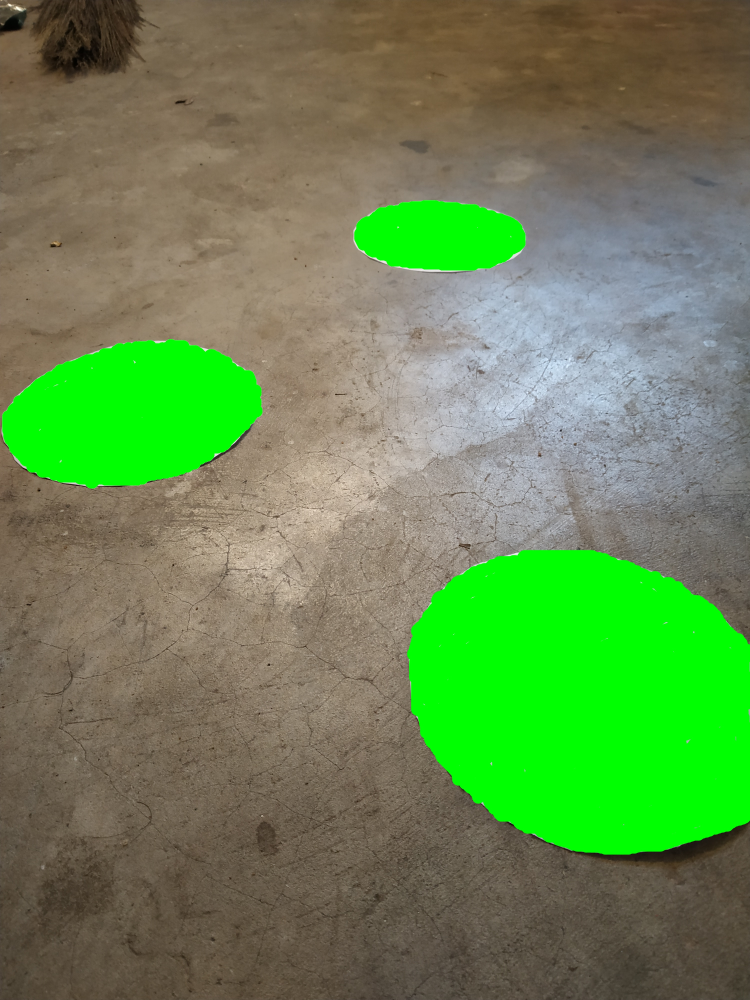
//> input picture img1.jpg, 3000 x 4000 px, given in place of the camera (shown at 1/4 size)
$ ./round2   (built with g++ and OpenCV 4)
//> lines starting //> are read from the running program, lines starting //| are printed output that depends on the picture; after the words box and inside, x2 and y2 are one past the last pixel; in counts of white or black regions, pixels touching at a corner belong together
#include "opencv2/highgui/highgui.hpp"
#include "opencv2/core/core.hpp"
#include "opencv2/imgproc/imgproc.hpp"
#include<iostream>
#include<algorithm>
#include<cmath>
using namespace std;
using namespace cv;
#include "opencv2/calib3d/calib3d.hpp"


vector <int> storedNumber ;

char follow_circle = 'G';        /// --------INITIALLY follow Green circle

bool is_barcode(Mat img);

// [4 lines left out: function dist, not called in this run]
int BarCode(Mat img);

Point2f getCoorForBarcode(Mat img);

int main() {

	VideoCapture cap(0);
	if(!cap.isOpened())
		return -1;


	int i,j,Green_hmin = 55, Green_smin =0, Green_vmin = 0, Green_hmax=65, Green_smax=255, Green_vmax=255;
	int Red_hmin = 55, Red_smin =0,Red_vmin = 0, Red_hmax = 0, Red_smax=255, Red_vmax=255;
	int Blue_hmin = 90, Blue_smin =0, Blue_vmin = 0, Blue_hmax=65, Blue_smax=255, Blue_vmax=255;

	namedWindow("original",WINDOW_NORMAL);
	namedWindow("hsv",WINDOW_NORMAL);
	//namedWindow("after_canny",WINDOW_NORMAL);
	// namedWindow("after_canny",WINDOW_NORMAL);
	namedWindow("final_output",WINDOW_NORMAL);


	for(int u=0; u<1; u++) {
		Mat img;
		cap>>img;
//> img is the input picture: 4000 rows x 3000 cols, CV_8UC3; mean B, G, R 82.6, 136.5, 103.8
		img = imread("barcode_circle2.jpg",1);
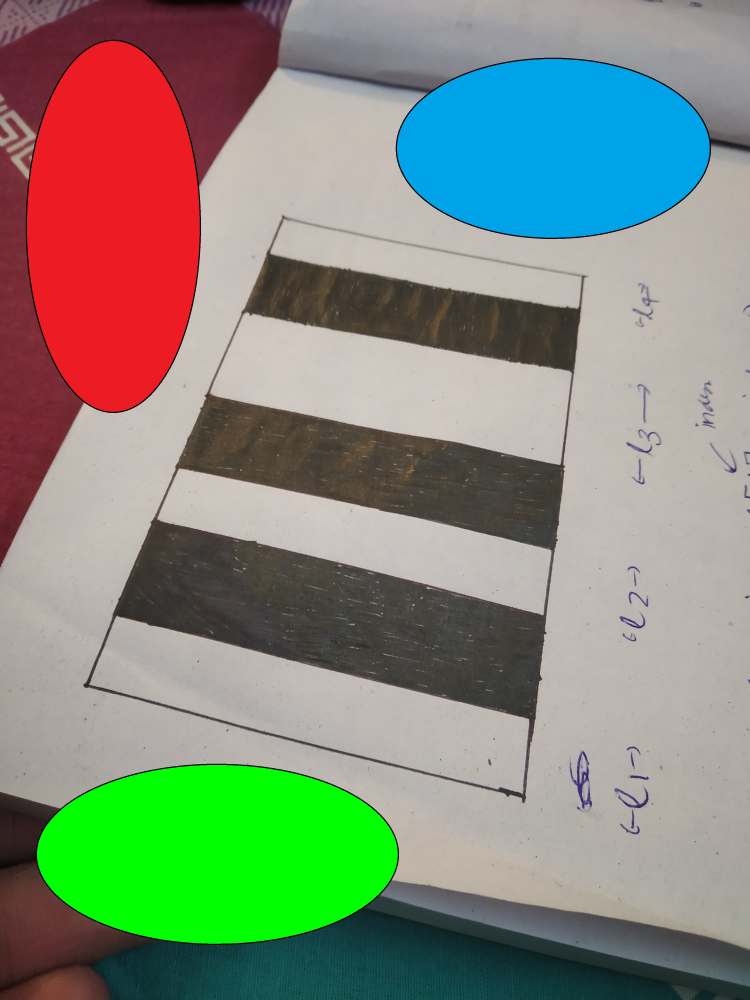
//> input picture Test images/barcode_circle2.jpg, 3000 x 4000 px (shown at 1/4 size)
//> img is the input picture: 4000 rows x 3000 cols, CV_8UC3; mean B, G, R 124, 139.3, 132.5

		Mat blueThresh = img.clone();
		Mat greenThresh = img.clone();
		Mat redThresh = img.clone();


		// Detects each color
		cvtColor(blueThresh, blueThresh ,CV_BGR2HSV);
		cvtColor(greenThresh, greenThresh ,CV_BGR2HSV);
		cvtColor(redThresh, redThresh ,CV_BGR2HSV);


		// Thresholding for each circle
		inRange(blueThresh, Scalar(Blue_hmin, Blue_smin, Blue_vmin), Scalar(Blue_hmax, Blue_smax, Blue_vmax), blueThresh);
		inRange(greenThresh, Scalar(Green_hmin, Green_smin, Green_vmin), Scalar(Green_hmax, Green_smax, Green_vmax), greenThresh);
		inRange(redThresh, Scalar(Red_hmin, Red_smin, Red_vmin), Scalar(Red_hmax, Red_smax, Red_vmax), redThresh);


		// Eroding and Dilating the images
		for(int i=0; i<3; i++) {
  			erode(blueThresh, blueThresh, getStructuringElement(MORPH_ELLIPSE, Size(5, 5)));
  			erode(greenThresh, greenThresh, getStructuringElement(MORPH_ELLIPSE, Size(5, 5)));
  			erode(redThresh, redThresh, getStructuringElement(MORPH_ELLIPSE, Size(5, 5)));

		}
  		for(int i=0; i<5; i++) {
  			dilate(blueThresh, blueThresh, getStructuringElement(MORPH_ELLIPSE, Size(5, 5)));
  			dilate(greenThresh, greenThresh, getStructuringElement(MORPH_ELLIPSE, Size(5, 5)));
  			dilate(redThresh, redThresh, getStructuringElement(MORPH_ELLIPSE, Size(5, 5)));

  		}
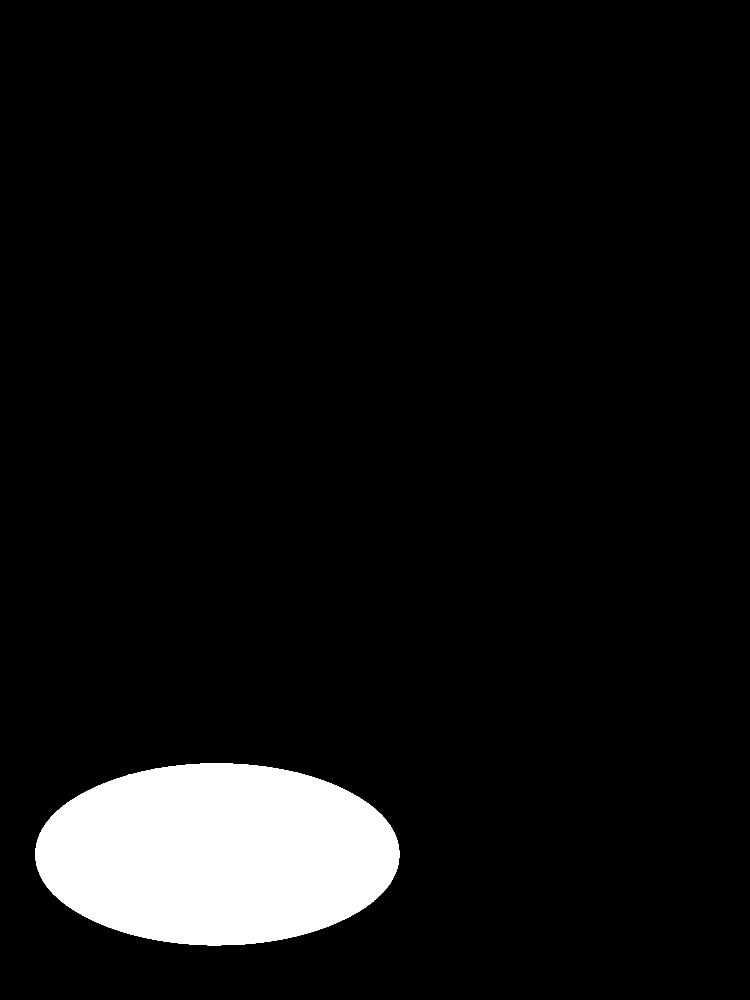
//> greenThresh: 4000 rows x 3000 cols, CV_8UC1 (shown at 1/4 size); 6.9% white; 1 white region, box (x1, y1, x2, y2) and area: (143, 3054, 1597, 3782) 830282


  		// Applying Gaussian Blur and Thresholding to image
  		for(int i = 0 ;i < 1; i++) {
  			erode(blueThresh, blueThresh, getStructuringElement(MORPH_ELLIPSE, Size(9, 9)));
  			erode(greenThresh, greenThresh, getStructuringElement(MORPH_ELLIPSE, Size(9, 9)));
  			erode(redThresh, redThresh, getStructuringElement(MORPH_ELLIPSE, Size(9, 9)));

  			GaussianBlur(blueThresh, blueThresh, Size( 7, 7 ), 3, 3 );
  			GaussianBlur(greenThresh, greenThresh, Size( 7, 7 ), 3, 3 );
  			GaussianBlur(redThresh, redThresh, Size( 7, 7 ), 3, 3 );

			threshold(blueThresh, blueThresh, 230, 255, THRESH_BINARY);
			threshold(greenThresh, greenThresh, 230, 255, THRESH_BINARY);
			threshold(redThresh, redThresh, 230, 255, THRESH_BINARY);
  		}


  		// Turning boundary pixels to black

  		for(int i=0; i<img.cols; i++) {
  			for(int k = 0; k < 8; k++) {
  				blueThresh.at<uchar>(k, i) = 0;
  				greenThresh.at<uchar>(k, i) = 0;
  				redThresh.at<uchar>(k, i) = 0;
  			}
  		}
  		for(int i=0; i<img.cols; i++) {
  			for(int k = 1; k < 8 ;k++){
  				blueThresh.at<uchar>(img.rows-k, i) = 0;
  				greenThresh.at<uchar>(img.rows-k, i) = 0;
  				redThresh.at<uchar>(img.rows-k, i) = 0;
  			}
  		}
  		for(int i=0; i<img.rows; i++) {
  			for(int k = 0 ;k <8; k++ ){
  				blueThresh.at<uchar>(i, k) = 0;
  				greenThresh.at<uchar>(i, k) = 0;
  				redThresh.at<uchar>(i, k) = 0;
  			}
		}
  		for(int i=0; i<img.rows; i++) {
  			for(int k = 1; k < 8 ;k++) {
  				blueThresh.at<uchar>(i, img.cols-k) = 0;
  				greenThresh.at<uchar>(i, img.cols-k) = 0;
  				redThresh.at<uchar>(i, img.cols-k) = 0;
  			}
  		}


  		for(int i = 0 ;i < 1; i++) {
  			erode(blueThresh, blueThresh, getStructuringElement(MORPH_ELLIPSE, Size(9, 9)));
  			erode(greenThresh, greenThresh, getStructuringElement(MORPH_ELLIPSE, Size(9, 9)));
  			erode(redThresh, redThresh, getStructuringElement(MORPH_ELLIPSE, Size(9, 9)));

  			GaussianBlur(blueThresh, blueThresh, Size( 7, 7 ), 3, 3 );
  			GaussianBlur(greenThresh, greenThresh, Size( 7, 7 ), 3, 3 );
  			GaussianBlur(redThresh, redThresh, Size( 7, 7 ), 3, 3 );

			threshold(blueThresh, blueThresh, 230, 255, THRESH_BINARY);
			threshold(greenThresh, greenThresh, 230, 255, THRESH_BINARY);
			threshold(redThresh, redThresh, 230, 255, THRESH_BINARY);
  		}

  		//Applying canny filter
		Canny(blueThresh, blueThresh,50,100,3);
		Canny(greenThresh, greenThresh,50,100,3);
		Canny(redThresh, redThresh,50,100,3);


		// Finding contour for Blue Circles

		vector <vector<Point>> contoursBlue;
		vector < Vec4i > hierarchyBlue;
		findContours(blueThresh, contoursBlue, hierarchyBlue , CV_RETR_EXTERNAL, CV_CHAIN_APPROX_SIMPLE, Point(0,0));
//> contoursBlue = 0 contours

		// Finding contour for Green Circles

		vector <vector<Point>> contoursGreen;
		vector < Vec4i > hierarchyGreen;
		findContours(greenThresh, contoursGreen, hierarchyGreen , CV_RETR_EXTERNAL, CV_CHAIN_APPROX_SIMPLE, Point(0,0));
//> contoursGreen = 1 contour; box (x1, y1, x2, y2) and area: (156, 3067, 1583, 3768) 784046

		// Finding contour for Red Circles

		vector <vector<Point>> contoursRed;
		vector < Vec4i > hierarchyRed;
		findContours(redThresh, contoursRed, hierarchyRed , CV_RETR_EXTERNAL, CV_CHAIN_APPROX_SIMPLE, Point(0,0));
//> contoursRed = 0 contours


		//Drawing Contours for each colour
		drawContours(blueThresh, contoursBlue, -1, Scalar(232,112,114), 2, 8 );
		drawContours(greenThresh, contoursGreen, -1, Scalar(232,112,114), 2, 8 );
		drawContours(redThresh, contoursRed, -1, Scalar(232,112,114), 2, 8 );


		// Removing element having area less than Area;

		float minContArea = (img.rows*img.cols)/1200;

		for(auto i=contoursBlue.begin(); i!= contoursBlue.end(); i++) {
			cout<<"contourArea(*i) = "<<contourArea(*i)<<endl;
			if(contourArea(*i) < minContArea) {
				contoursBlue.erase(i);
			}
		}
//> this loop made 0 passes

		for(auto i=contoursGreen.begin(); i!= contoursGreen.end(); i++) {
			cout<<"contourArea(*i) = "<<contourArea(*i)<<endl;
			if(contourArea(*i) < minContArea) {
				contoursGreen.erase(i);
			}
		}
//> this loop made 1 pass
//| contourArea(*i) = 784046

		for(auto i=contoursRed.begin(); i!= contoursRed.end(); i++) {
			cout<<"contourArea(*i) = "<<contourArea(*i)<<endl;
			if(contourArea(*i) < minContArea) {
				contoursRed.erase(i);
			}
		}

		// Calculating Moments    X and Y coordinates ----////////////////////////////////////////////////

		vector<Moments> muBlue(contoursBlue.size());
//> muBlue = 0 items
		vector<Moments> muGreen(contoursGreen.size());
//> muGreen = 1 item
		vector<Moments> muRed(contoursRed.size());
//> muRed = 0 items

		for(int i=0; i< contoursBlue.size(); i++) {

				muBlue[i] = moments(contoursBlue[i]);
				// Y_coor = (int)mu[i].m10 / mu[i].m00;
				// X_coor = (int)mu[i].m01 / mu[i].m00;
				// Area = contourArea(contours[i]);
		}


		for(int i=0; i< contoursGreen.size(); i++) {

				muGreen[i] = moments(contoursGreen[i]);
				// Y_coor = (int)mu[i].m10 / mu[i].m00;
				// X_coor = (int)mu[i].m01 / mu[i].m00;
				// Area = contourArea(contours[i]);
		}

		for(int i=0; i< contoursRed.size(); i++) {

				muRed[i] = moments(contoursRed[i]);
				// Y_coor = (int)mu[i].m10 / mu[i].m00;
				// X_coor = (int)mu[i].m01 / mu[i].m00;
				// Area = contourArea(contours[i]);
		}


		int X_coorBlue, Y_coorBlue;
		int X_coorGreen, Y_coorGreen;
		int X_coorRed, Y_coorRed;

		X_coorBlue = 0;  Y_coorBlue = 0;
		X_coorGreen = 0; Y_coorGreen = 0;
		X_coorRed = 0;   Y_coorRed = 0;

		int x_temp = 0, y_temp = 0;
		//cout<<"contours.size() = "<<contours.size()<<endl;

		for(int i=0; i< contoursBlue.size(); i++) {
			Point2f p(muBlue[i].m01 / muBlue[i].m00, muBlue[i].m10 / muBlue[i].m00 );
			x_temp = p.x;
			y_temp = p.y;
			//cout<<"x_temp = "<<x_temp<<" y_temp = "<<y_temp<<endl;
			if(x_temp > 9*(float)img.rows/10 )
				continue;
			if(x_temp > X_coorBlue) {
				X_coorBlue = x_temp;
				Y_coorBlue = y_temp;
			}
		}
//> after the loop, X_coorBlue = 0; Y_coorBlue = 0

		x_temp = 0; y_temp = 0;

		for(int i=0; i< contoursGreen.size(); i++) {
			Point2f p(muGreen[i].m01 / muGreen[i].m00, muGreen[i].m10 / muGreen[i].m00 );
			x_temp = p.x;
			y_temp = p.y;
			//cout<<"x_temp = "<<x_temp<<" y_temp = "<<y_temp<<endl;
			if(x_temp > 9*(float)img.rows/10 )
				continue;
			if(x_temp > X_coorGreen) {
				X_coorGreen = x_temp;
				Y_coorGreen = y_temp;
			}
		}
//> this loop made 1 pass
//> (p, x_temp, y_temp, X_coorGreen, Y_coorGreen) on pass 1: (Point(3416.7, 868.9), 3416, 868, 3416, 868)
//> after the loop, X_coorGreen = 3416; Y_coorGreen = 868

		x_temp = 0; y_temp = 0;

		for(int i=0; i< contoursRed.size(); i++) {
			Point2f p(muRed[i].m01 / muRed[i].m00, muRed[i].m10 / muRed[i].m00 );
			x_temp = p.x;
			y_temp = p.y;
			//cout<<"x_temp = "<<x_temp<<" y_temp = "<<y_temp<<endl;
			if(x_temp > 9*(float)img.rows/10 )
				continue;
			if(x_temp > X_coorRed) {
				X_coorRed = x_temp;
				Y_coorRed = y_temp;
			}
		}
//> after the loop, X_coorRed = 0; Y_coorRed = 0

		// Check Value of character follow_circle


		// if follow_circle == 'B' track blue circles
		// if follow_circle == 'G' track green circles
		// if follow_circle == 'R' track red circles


		Point2f p = getCoorForBarcode(img);
		int x_poly, y_poly;
		x_poly = p.x;
		y_poly = p.y;

		int x_max = max(X_coorBlue, max(X_coorRed, X_coorGreen));

		//cout<<"x_max = "<<x_max<<" x_poly "<<x_poly<<endl;

		if(x_poly > x_max && x_poly < 9*(img.rows/10) ) {
			if(is_barcode)  {
				int barvalue = BarCode(img);
				if(barvalue != -1) {
					// Check which colour to follow next
					// Change value of follow_circle to that colour

					storedNumber.push_back(barvalue);

					if(barvalue % 3 == 0)
						follow_circle = 'G';
					else if(barvalue % 3 == 1)
						follow_circle = 'R';
					else if(barvalue % 3 == 2)
						follow_circle = 'B';
				}

			}

			else {
				// get average of all the numbers
				int sum = 0;
				for(int i=0 ;i<storedNumber.size(); i++) {
					sum += storedNumber[i];
				}

				int average;
				average = sum/storedNumber.size();


				if(average >= 0 && average <=5) {
					for(int i=0 ;i< 50; i++) {
						cout<<"W"<<endl;
					}
				}
				else if(average >= 6 && average <= 10) {
					for(int i=0 ;i< 50; i++) {
						cout<<"D"<<endl;;
					}
				}
				else if(average >= 11 && average <= 15) {
					for(int i=0 ;i< 50; i++) {
						cout<<"A";
					}
				}


				cout<<"Program ends"<<endl;
				return 0;
			}
		}

		int vert_centre_strip = img.cols/6;


		if(follow_circle == 'B') {
			if(contoursBlue.size() == 0) {
				cout<<"Stop"<<endl;
			}
			else if( Y_coorBlue > img.cols/2 + vert_centre_strip )  {
				// turn right;
				cout<<"D"<<endl;
			}
			else if( Y_coorBlue < img.cols/2 - vert_centre_strip){
				// turn left;
				cout<<"A"<<endl;
			}
			else {
				// move forward;
				cout<<"W"<<endl;
			}

		}
		else if(follow_circle == 'G') {
			if(contoursGreen.size() == 0) {
				cout<<"Stop"<<endl;
			}
			else if( Y_coorGreen > img.cols/2 + vert_centre_strip )  {
				// turn right;
				cout<<"D"<<endl;
			}
			else if( Y_coorGreen < img.cols/2 - vert_centre_strip){
				// turn left;
				cout<<"A"<<endl;
			}
			else {
				// move forward;
				cout<<"W"<<endl;
			}
		}
		else if(follow_circle == 'R') {
			if(contoursRed.size() == 0) {
				cout<<"Stop"<<endl;
			}
			else if( Y_coorRed > img.cols/2 + vert_centre_strip )  {
				// turn right;
				cout<<"D"<<endl;
			}
			else if( Y_coorRed < img.cols/2 - vert_centre_strip){
				// turn left;
				cout<<"A"<<endl;
			}
			else {
				// move forward;
				cout<<"W"<<endl;
			}
		}

	}

	waitKey(0);
}
//////////////////////////////////////////////////--------CHECK IF ITS A Barcode OR Quadilateral-------------///////////////////////////////////////////////////////

// [222 lines left out: function is_barcode, not called in this run]


////////////////////////////////////////////////////////////----BARCODE X and Y coordinate ------ //////////////////////////////////////////////////////////////////

Point2f getCoorForBarcode(Mat img) {
	cout<<"getCoorForBarcode is called"<<endl;
	Mat a = img.clone();
	namedWindow("w1", WINDOW_NORMAL);

	Mat black_white = img.clone();
	cvtColor(black_white, black_white, CV_BGR2GRAY);
	for(int i=0; i < 1; i++) {                                           //  Thresholding first time
		GaussianBlur(black_white, black_white, Size( 9, 9 ), 3, 3 );
		threshold(black_white, black_white, 160, 255, THRESH_BINARY);
	}
	for(int i=0; i<5; i++) {											// Thresholding second time
		GaussianBlur(black_white, black_white, Size( 7, 7 ), 5, 5 );
		threshold(black_white, black_white, 120, 255, THRESH_BINARY);
	}
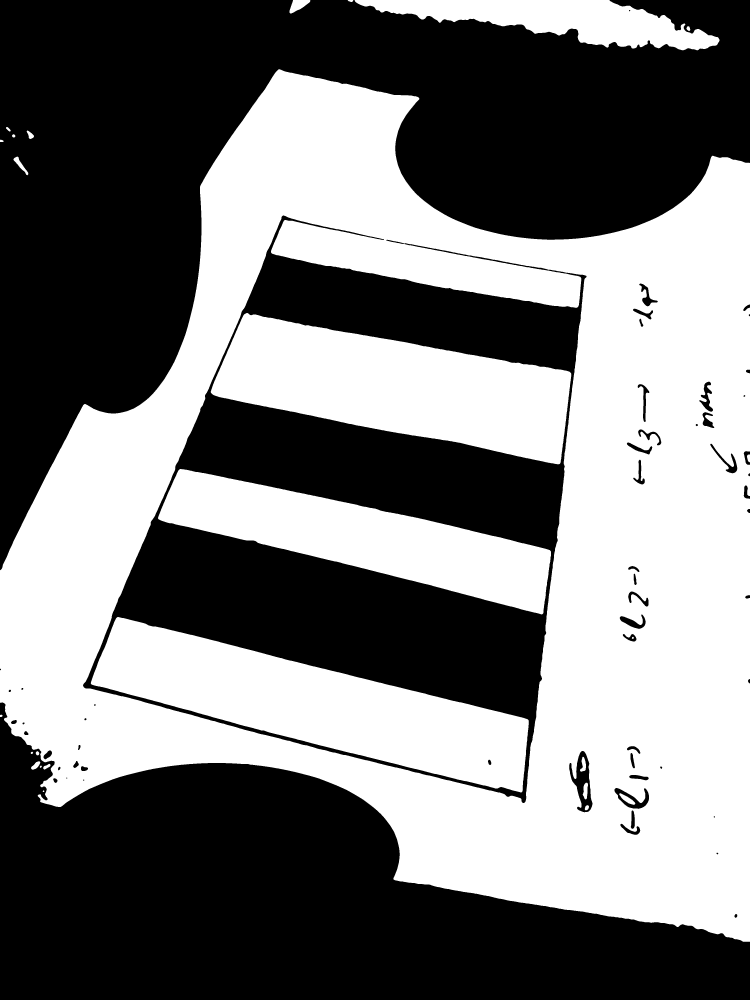
//> black_white: 4000 rows x 3000 cols, CV_8UC1 (shown at 1/4 size); 47.5% white; 26 white regions, largest, box (x1, y1, x2, y2) and area: (0, 277, 3000, 3767) 4160823, (363, 2468, 2115, 3170) 518256, (843, 1252, 2285, 1857) 495553

	// for black
	cvtColor(a,a,CV_BGR2HSV);
	inRange(a, Scalar(0, 0, 0), Scalar(60, 150, 160), a);


	for(int i= 0; i<5 ; i++)
		dilate(a, a, getStructuringElement(MORPH_RECT, Size(7, 7)));
	// [8 lines of commented-out code are left out]
	namedWindow("b", WINDOW_NORMAL);
	imshow("b",black_white);
	waitKey(1);


	for(int i=0; i<1; i++) {
	erode(a, a, getStructuringElement(MORPH_ELLIPSE, Size(5, 5)));
		//dilate(a, a, getStructuringElement(MORPH_RECT, Size(3, 3)));

	GaussianBlur( a, a, Size( 7, 7 ), 3, 3 );
	threshold(a, a, 200, 255, THRESH_BINARY);
	}

	threshold(a, a, 200, 255, THRESH_BINARY_INV);


	// namedWindow("img", WINDOW_NORMAL);
	 namedWindow("final_output", WINDOW_NORMAL);
	namedWindow("homography", WINDOW_NORMAL);


	// for(int i=0; i<3; i++)
	// 	dilate(a, a, getStructuringElement(MORPH_RECT, Size(3, 3)));

	// GaussianBlur( a, a, Size( 7, 7 ), 5, 5 );

	Mat imgThresholded = a.clone();

	Canny(imgThresholded, imgThresholded, 50,100,3);
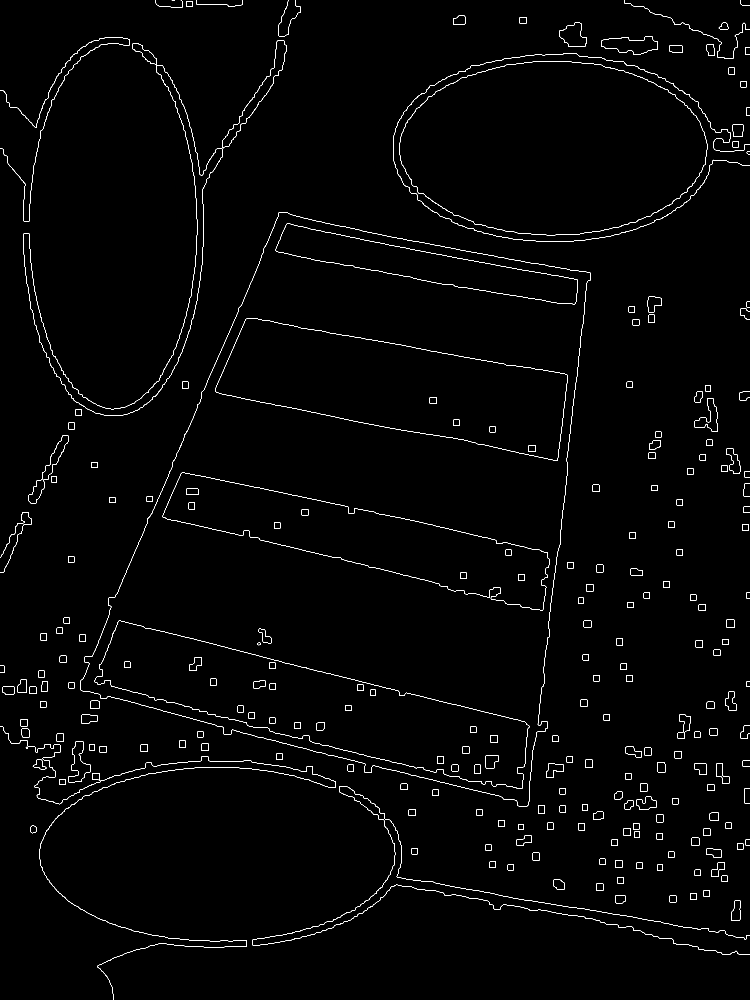
//> imgThresholded: 4000 rows x 3000 cols, CV_8UC1 (shown at 1/4 size); 0.64% white in thin lines or dots
	Mat b = imgThresholded.clone();


	//cornerHarris( b, b, 7, 5, 0.05, BORDER_DEFAULT );


	//Finding contour
	vector <vector<Point>> contours;
	vector < Vec4i > hierarchy;
	findContours(b, contours,hierarchy, CV_RETR_EXTERNAL, CV_CHAIN_APPROX_SIMPLE, Point(0,0));
//> contours = 196 contours, 20 with area under 20; largest, box (x1, y1, x2, y2) and area: (321, 849, 2362, 3225) 3249534, (1597, 245, 2830, 942) 668166, (93, 162, 1147, 1662) 92206, (2404, 147, 2631, 219) 10782, (115, 1741, 273, 2013) 8456

    //Approximating polygon
	vector<Point> approx;
	int areaBig = -2, iBig = 0;

	for(int i=0 ;i<contours.size(); i++) {
		if(contourArea(contours[i]) > areaBig) {
			areaBig = contourArea(contours[i]);
			iBig = i;
		}
	}
//> this loop made 196 passes
//> areaBig on passes 1, 49, 79, 155: 2430, 2840, 6882, 8456
//> after the loop, areaBig = 3249534; iBig = 170


	vector<Moments> muPoly;
	muPoly.push_back( moments(contours[iBig]) );
//> muPoly = 1 item
	float areaPoly = img.rows*img.cols/1000;
	int x_poly = 0, y_poly = 0;

	Point2f p(muPoly[0].m01 / muPoly[0].m00, muPoly[0].m10 / muPoly[0].m00 );
//> p = Point(2049.5, 1461.4)
	x_poly = p.x;
//> x_poly = 2049
	y_poly = p.y;
//> y_poly = 1461
//> in main, `Point2f p = getCoorForBarcode(img);`: p = Point(2049.5, 1461.4)
//> in main, `x_poly = p.x;`: x_poly = 2049
//> in main, `y_poly = p.y;`: y_poly = 1461
//> in main, `int x_max = max(X_coorBlue, max(X_coorRed, X_coorGreen));`: x_max = 3416

	return p;

}

/////////////////////////////////////////////////////////////--- BARCODE FUNCTION ---///////////////////////////////////////////////////////////////////////


// [305 lines left out: function BarCode, not called in this run]
